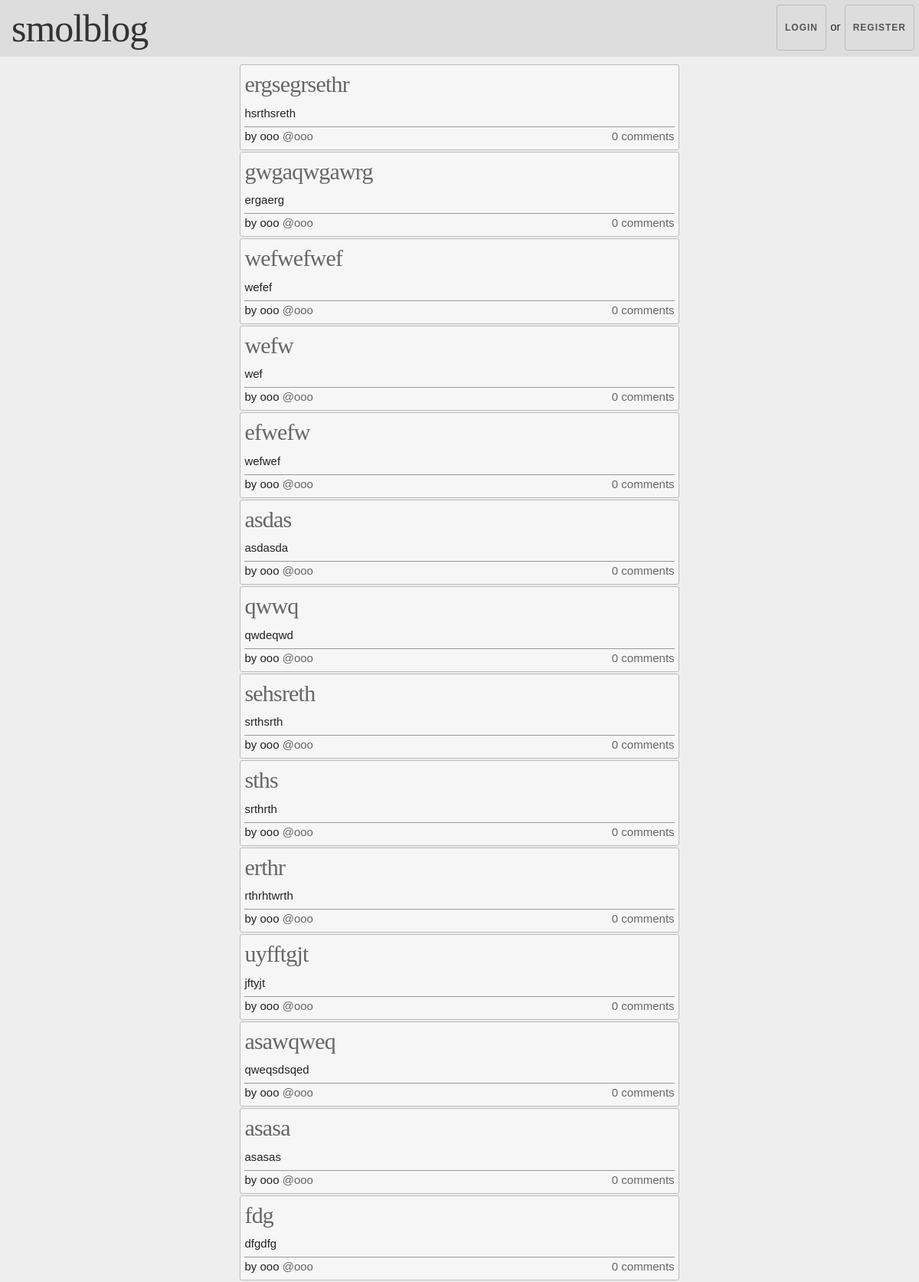
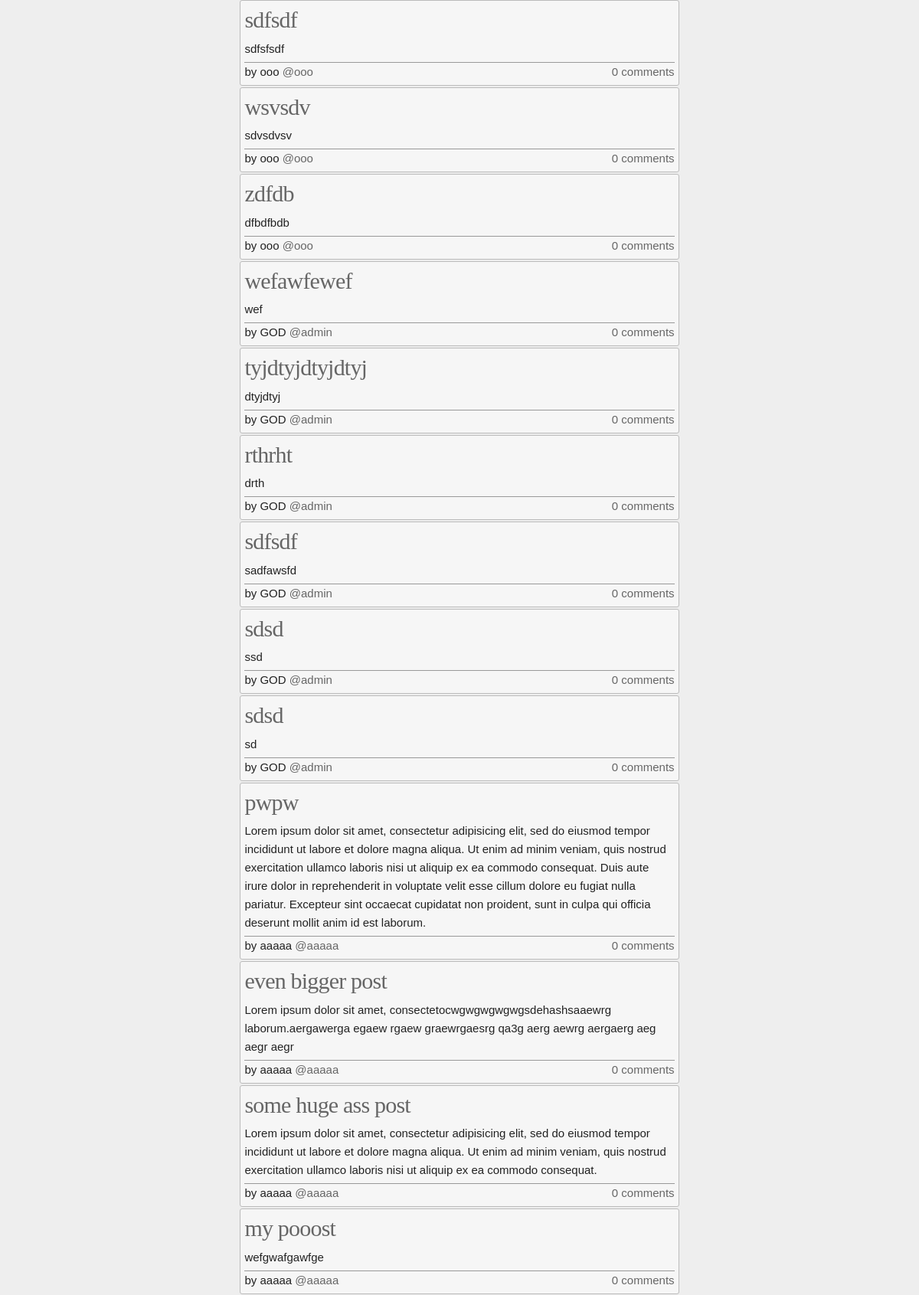
/index (upper part), run on the app's committed database (2 pictures, top to bottom).
### app/models.py (models this page shows, shortened)
class Post(db.Model):
    id = db.Column(db.Integer, primary_key=True)
    title = db.Column(db.String(40), nullable=False)
    body = db.Column(db.String(300))
    timestamp = db.Column(db.DateTime, index=True, default=datetime.utcnow)
    user_id = db.Column(db.Integer, db.ForeignKey('user.id'))
    comments = db.relationship('Comment', backref='post', lazy='dynamic')

class User(UserMixin, db.Model):
    id = db.Column(db.Integer, primary_key=True)
    username = db.Column(db.String(64), index=True, unique=True)
    password_hash = db.Column(db.String(128))
    nickname = db.Column(db.String(40), default=same_as('username'))
    about_me = db.Column(db.String(300))
    posts = db.relationship('Post', backref='author', lazy='dynamic')
    comments = db.relationship('Comment', backref='author', lazy='dynamic')
    followed = db.relationship(
        'User', secondary=followers,
        primaryjoin=(followers.c.follower_id == id),
        secondaryjoin=(followers.c.followed_id == id),
        backref=db.backref('followers', lazy='dynamic'), lazy='dynamic')

### app/routes.py (the view)
@app.route('/', methods=['GET', 'POST'])
@app.route('/index', methods=['GET', 'POST'])
def index():
    form = None
    if current_user.is_authenticated:
        form = PostForm()
    if not form is None and form.validate_on_submit():
        post = Post(title=form.title.data, body=form.body.data, author=current_user)
        db.session.add(post)
        db.session.commit()
        flash('Your post is live!')
        return redirect(url_for('index'))
    posts = Post.query.order_by(Post.timestamp.desc())
    return render_template('index.html', title='Home', form=form, posts=posts)

### app/templates/index.html (shortened to what this page needs)
{% extends "base.html" %}
{% block content %}
  <div class="posts row">
  {% for post in posts %}
    {% include '_post.html' %}
  {% endfor %}
  </div>
{% endblock %}

### app/templates/_post.html (shortened to what this page needs)
<div class="post row">
  <div class="post-title twelve columns">
    <h4><a href="{{ url_for('view_post', post_id=post.id) }}">{{ post.title }}</a></h4>
  </div>
  <div class="post-body twelve columns">
    <p>{{ post.body }}</p>
  </div>
  <div class="post-links row twelve columns">
    <div class="author six columns">
      {% if current_user==post.author %}
      <p>by you, <a href="{{ url_for('edit_post', post_id=post.id) }}">Edit post</a></p>
      {% else %}
      <p>by {{ post.author.nickname }} <a href="{{ url_for('view_profile', user_id=post.author.id) }}">@{{ post.author.username }}</a></p>
      {% endif %}
    </div>
    <div class="comments-count six columns u-pull-right">
      <a class="u-pull-right" href="{{ url_for('view_post', post_id=post.id) }}">{{ post.comments.count() }} comments</a>
    </div>
  </div>
</div>

### app/static/skeleton.css (style rules this page uses)
.column, .columns { width: 100%; float: left; box-sizing: border-box; }
@media (min-width: 550px) { .column, .columns { margin-left: 4%; } }
@media (min-width: 550px) { .column:first-child, .columns:first-child { margin-left: 0; } }
@media (min-width: 550px) { .six.columns { width: 48%; } }
@media (min-width: 550px) { .twelve.columns { width: 100%; margin-left: 0; } }
html { font-size: 62.5%; }
body { font-size: 1.5em; line-height: 1.6; font-weight: 400; font-family: "Raleway", "HelveticaNeue", "Helvetica Neue", Helvetica, Arial, sans-serif; color: #222; }
h1, h2, h3, h4, h5, h6 { margin-top: 0; margin-bottom: 2rem; font-weight: 300; }
h4 { font-size: 2.4rem; line-height: 1.35; letter-spacing: -.08rem; }
@media (min-width: 550px) { h4 { font-size: 3.0rem; } }
p { margin-top: 0; }
a { color: #1EAEDB; }
pre, blockquote, dl, figure, table, p, ul, ol, form { margin-bottom: 2.5rem; }
.u-pull-right { float: right; }
.container:after, .row:after, .u-cf { content: ""; display: table; clear: both; }

### app/static/style.css (style rules this page uses)
body { margin:0; padding:0; font-family: sans-serif; background: #eee; }
h1, h2, h3, h4, h5, h6 { color: #333; font-family: 'Georgia', serif; margin: 0; }
.content a { color: #666; text-decoration: none; }
.posts { margin-top: 10px; }
.post { background: #f6f6f6; border: 1px solid #bbb; border-radius: 3px; margin: 2px 0; padding: 5px; }
.post .author, .post .comments-count { width: 50%; }
.post * { margin: 0; }
.post p { margin: 0; }
.post-body { padding: 5px 0; border-bottom: 1px solid #999; }
@media (min-width: 550px) { .post .author, .post .comments-count { width: 50%; } }

### data on the page
Post: title "ergsegrsethr", body "hsrthsreth", author.nickname "ooo", author.username "ooo", comments.count "0"
Post: title "gwgaqwgawrg", body "ergaerg", author.nickname "ooo", author.username "ooo", comments.count "0"
Post: title "wefwefwef", body "wefef", author.nickname "ooo", author.username "ooo", comments.count "0"
Post: title "wefw", body "wef", author.nickname "ooo", author.username "ooo", comments.count "0"
Post: title "efwefw", body "wefwef", author.nickname "ooo", author.username "ooo", comments.count "0"
Post: title "asdas", body "asdasda", author.nickname "ooo", author.username "ooo", comments.count "0"
Post: title "qwwq", body "qwdeqwd", author.nickname "ooo", author.username "ooo", comments.count "0"
Post: title "sehsreth", body "srthsrth", author.nickname "ooo", author.username "ooo", comments.count "0"
Post: title "sths", body "srthrth", author.nickname "ooo", author.username "ooo", comments.count "0"
Post: title "erthr", body "rthrhtwrth", author.nickname "ooo", author.username "ooo", comments.count "0"
Post: title "uyfftgjt", body "jftyjt", author.nickname "ooo", author.username "ooo", comments.count "0"
Post: title "asawqweq", body "qweqsdsqed", author.nickname "ooo", author.username "ooo", comments.count "0"
Post: title "asasa", body "asasas", author.nickname "ooo", author.username "ooo", comments.count "0"
Post: title "fdg", body "dfgdfg", author.nickname "ooo", author.username "ooo", comments.count "0"
Post: title "sdfsdf", body "sdfsfsdf", author.nickname "ooo", author.username "ooo", comments.count "0"
Post: title "wsvsdv", body "sdvsdvsv", author.nickname "ooo", author.username "ooo", comments.count "0"
Post: title "zdfdb", body "dfbdfbdb", author.nickname "ooo", author.username "ooo", comments.count "0"
Post: title "wefawfewef", body "wef", author.nickname "GOD", author.username "admin", comments.count "0"
Post: title "tyjdtyjdtyjdtyj", body "dtyjdtyj", author.nickname "GOD", author.username "admin", comments.count "0"
Post: title "rthrht", body "drth", author.nickname "GOD", author.username "admin", comments.count "0"
Post: title "sdfsdf", body "sadfawsfd", author.nickname "GOD", author.username "admin", comments.count "0"
Post: title "sdsd", body "ssd", author.nickname "GOD", author.username "admin", comments.count "0"
Post: title "sdsd", body "sd", author.nickname "GOD", author.username "admin", comments.count "0"
Post: title "pwpw", body "Lorem ipsum dolor sit amet, consectetur adipisicing elit, sed do eiusmod tempor incididunt ut labore et dolore magna aliqua. Ut enim ad minim veniam, quis nostrud exercitation ullamco laboris nisi ut aliquip ex ea commodo consequat. Duis aute irure dolor in reprehenderit in voluptate velit esse cillum dolore eu fugiat nulla pariatur. Excepteur sint occaecat cupidatat non proident, sunt in culpa qui officia deserunt mollit anim id est laborum.", author.nickname "aaaaa", author.username "aaaaa", comments.count "0"
Post: title "even bigger post", body "Lorem ipsum dolor sit amet, consectetocwgwgwgwgwgsdehashsaaewrg laborum.aergawerga egaew rgaew graewrgaesrg qa3g aerg aewrg aergaerg aeg aegr aegr", author.nickname "aaaaa", author.username "aaaaa", comments.count "0"
Post: title "some huge ass post", body "Lorem ipsum dolor sit amet, consectetur adipisicing elit, sed do eiusmod tempor incididunt ut labore et dolore magna aliqua. Ut enim ad minim veniam, quis nostrud exercitation ullamco laboris nisi ut aliquip ex ea commodo consequat.", author.nickname "aaaaa", author.username "aaaaa", comments.count "0"
Post: title "my pooost", body "wefgwafgawfge", author.nickname "aaaaa", author.username "aaaaa", comments.count "0"
